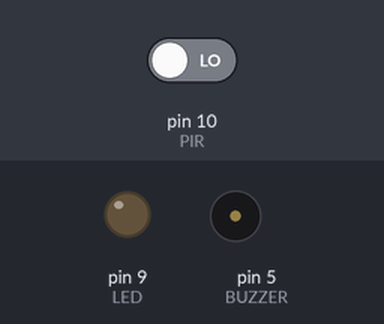
Bench run of a sketch on a simulated Arduino Uno, built with avr-gcc and run on an emulated ATmega328P. Shown: output pins drawn as LEDs (lit = HIGH), buzzer (waves = sounding, pin HIGH). Inputs (shaded band) come from the test bench; at power-on: pin 10 (PIR) LOW. What the sketch prints to the serial monitor is not drawn.

Above: at 1.2 s.
1.3 s: pin 10 (PIR) driven HIGH
At 2.0 s:
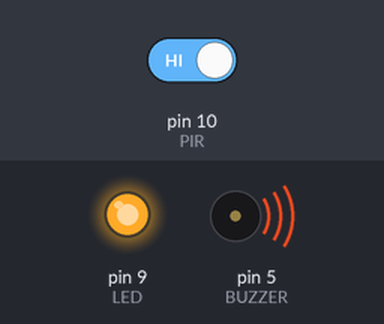
2.9 s: pin 10 (PIR) driven LOW
At 4.4 s:
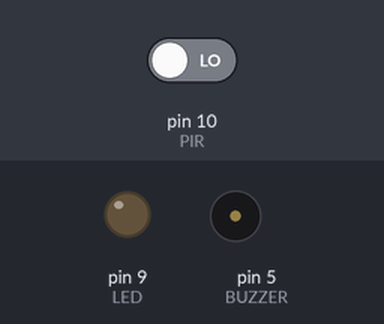
Timing chart, 0 to 5.9 s (numbered marks = the images above; inputs shaded):
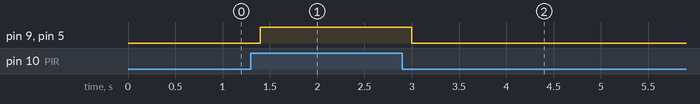

The sketch:

PIR_1.ino
```cpp
#define PIR 10
int LED=9;
int BUZZER=5;

void setup() {
    pinMode(PIR, INPUT);
    pinMode(LED, OUTPUT);
    pinMode(BUZZER, OUTPUT);
    Serial.begin(9600);
    Serial.println("Start");
}

void loop() {
    if(digitalRead(PIR)==HIGH){
      digitalWrite(LED, HIGH);
      digitalWrite(BUZZER, HIGH);
    }
    else{
      digitalWrite(LED, LOW);
      digitalWrite(BUZZER, LOW);
    }

    delay(200);

}
```

Measured:
- after the input at 1.3 s, pin 9 (LED), pin 5 (BUZZER): LOW → HIGH after 0.10 s
- after the input at 2.9 s, pin 9 (LED), pin 5 (BUZZER): HIGH → LOW after 0.10 s
